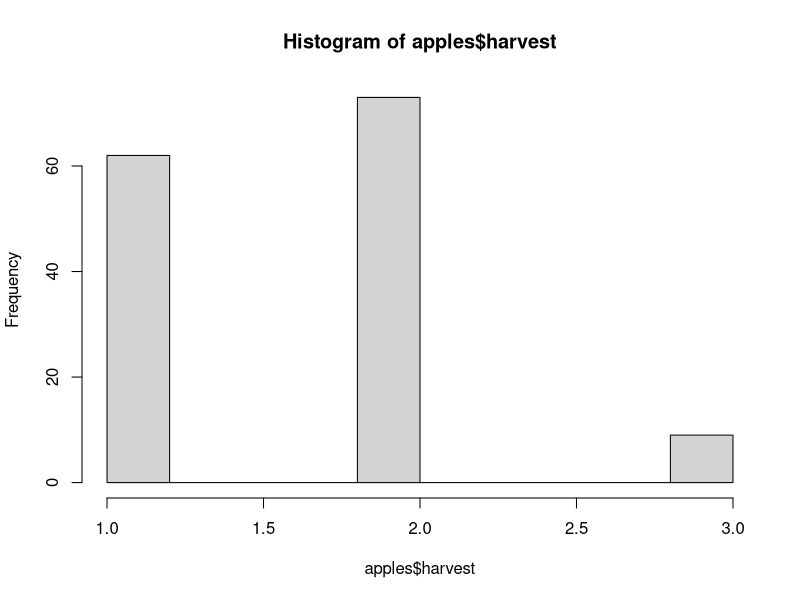
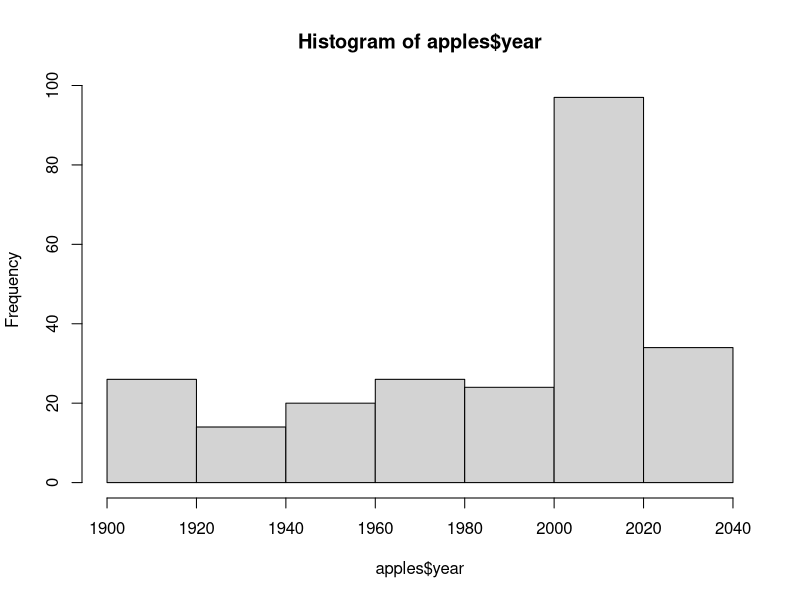
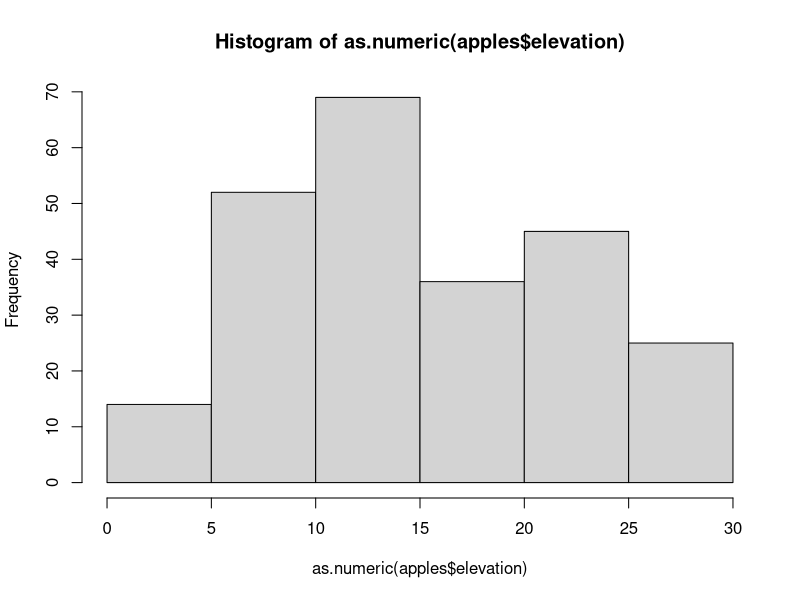
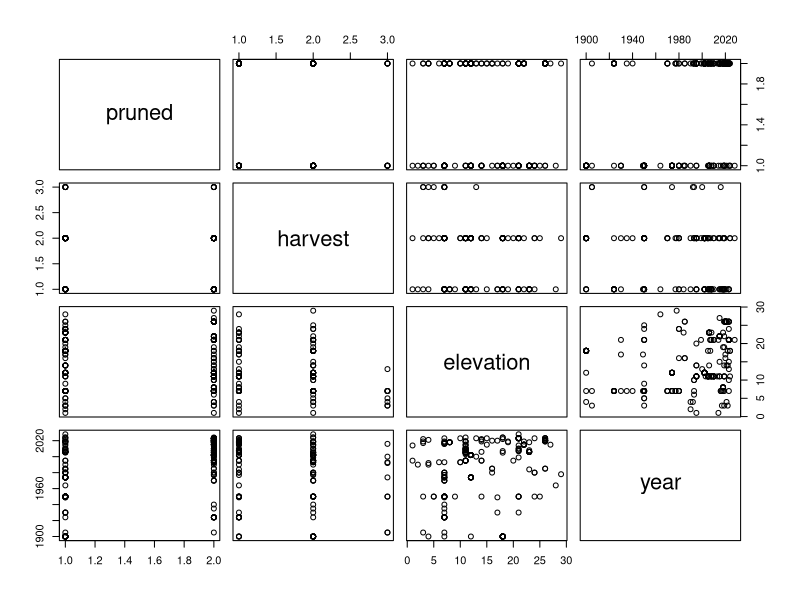
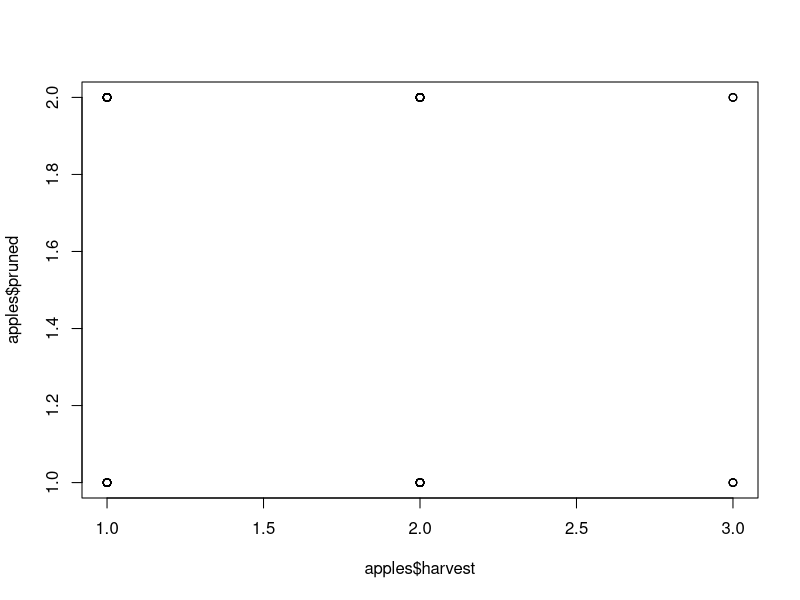
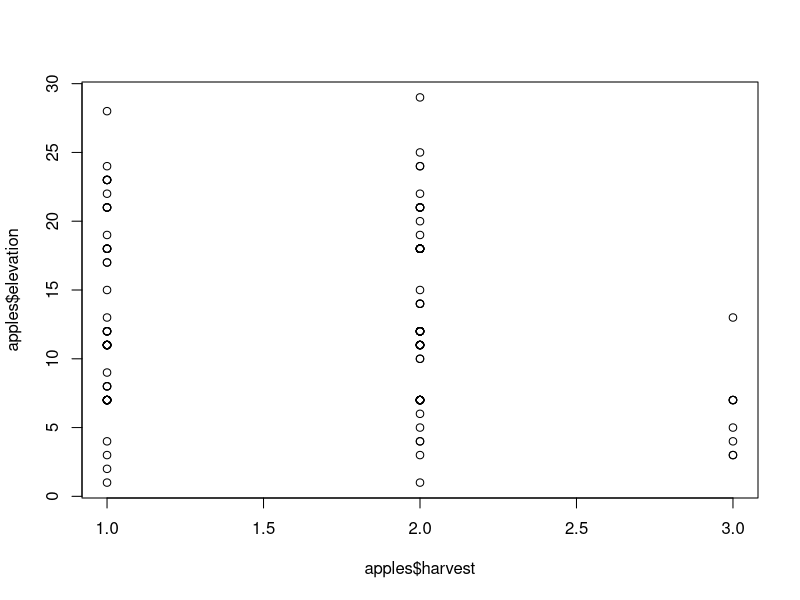
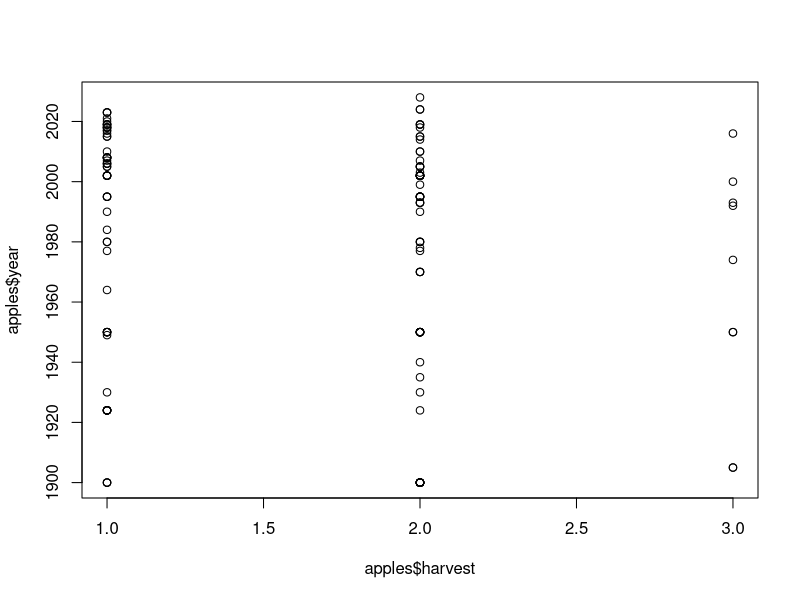
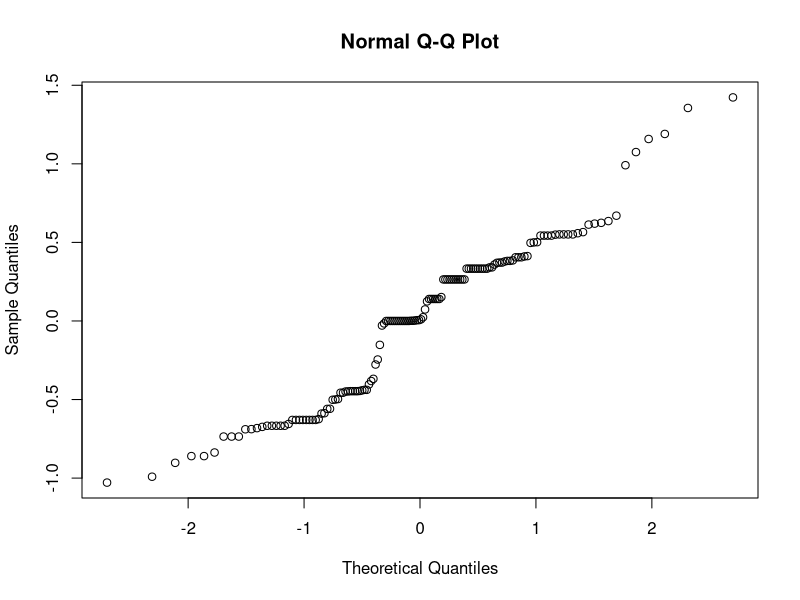

R code for these plots, in order:
## ---- chunk 1
knitr::opts_chunk$set(echo = TRUE)
#Read in libraries
library(ggplot2)
library(ggpubr)
library(RColorBrewer)
library(plyr)
library(rstatix)

## Read in data set
apples <- read.csv(file="appleHarvest.csv")
apples$city <- NULL
na.omit(apples)

## Change categorical variables to numeric variables
apples$harvest <- revalue(apples$harvest, c("Minimal"="1", "Normal"="2", "Above average"="3"))
apples$harvest <- as.numeric(apples$harvest)

## Change Yes and No to single letters
apples$pruned <- revalue(apples$pruned, c("Yes"="Y", "No"="N"))
apples$pruned <- as.factor(apples$pruned)

apples$elevation <- as.factor(apples$elevation)
apples$harvest
summary(apples$harvest)


## ---- chunk 2
##Histograms
hist(apples$harvest)
hist(apples$year)
hist(as.numeric(apples$elevation))


## Create scatterplot matrix to determine relationships
plot(~ pruned + harvest + elevation + year, data = apples)

##Create scatterplot to see relationships
plot(apples$harvest, apples$pruned)
plot(apples$harvest, apples$elevation)
plot(apples$harvest, apples$year)
     
## Creating a linear model to try and determine whether pruning impacts apple harvest abundance
apple_lm <- lm(harvest ~ pruned + elevation + year, data = apples)
summary(apple_lm)
appleResids <- apple_lm$residuals
qqnorm(appleResids)
shapiro.test(appleResids)


## ---- chunk 3
## ANOVA
options(max.print=1000000)
appleANOVA <- aov(apple_lm)
summary(appleANOVA)

## ---- chunk 4
## Pruned Plots
countsPruned <- table(apples$harvest, apples$pruned)
summary(countsPruned)
print(countsPruned)

barplot(countsPruned, main = "Distribution of Harvest Quantity by Tree Pruning", 
        cex.sub = 0.75, sub = "Total Number of Observations = 242",xlab = "Was the Tree Pruned?", 
        ylab = "Counts", ylim = c(0,100),col = c("#117733", "#44AA99", "#88CCEE"))


##Elevation Plots
countsElevation <- table(apples$harvest, apples$elevation)
summary(countsElevation)
print(countsElevation)

barplot(countsElevation, main = "Distribution of Harvest Quantity by Elevation", 
        cex.sub = 0.75, sub = "Total Number of Observations = 144",xlab = "Was the Tree Pruned?", 
        ylab = "Counts", ylim = c(0,100),col = c("#117733", "#44AA99", "#88CCEE"))

##Year Plots
countsYear <- table(apples$harvest, apples$year)
summary(countsYear)
print(countsYear)

barplot(countsYear, main = "Distribution of Harvest Quantity by Elevation", 
        cex.sub = 0.75, sub = "Total Number of Observations = 144",xlab = "Was the Tree Pruned?", 
        ylab = "Counts", ylim = c(0,100),col = c("#117733", "#44AA99", "#88CCEE"))

